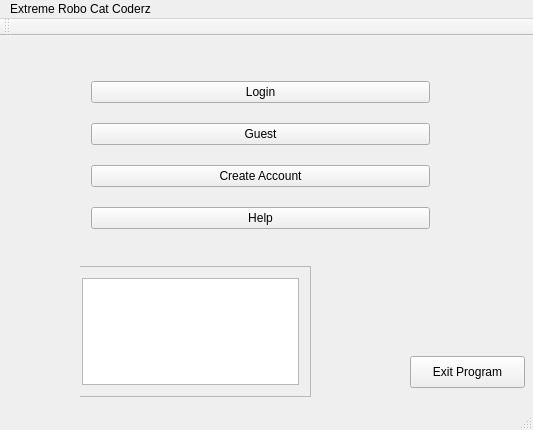
<?xml version="1.0" encoding="UTF-8"?>
<ui version="4.0">
 <class>MainProgramWindow</class>
 <widget class="QMainWindow" name="MainProgramWindow">
  <property name="geometry">
   <rect>
    <x>0</x>
    <y>0</y>
    <width>533</width>
    <height>430</height>
   </rect>
  </property>
  <property name="windowTitle">
   <string>MainProgramWindow</string>
  </property>
  <widget class="QWidget" name="centralWidget">
   <widget class="QPushButton" name="exitProgram">
    <property name="geometry">
     <rect>
      <x>410</x>
      <y>320</y>
      <width>115</width>
      <height>32</height>
     </rect>
    </property>
    <property name="text">
     <string>Exit Program</string>
    </property>
   </widget>
   <widget class="QWidget" name="MainMenu" native="true">
    <property name="geometry">
     <rect>
      <x>80</x>
      <y>20</y>
      <width>361</width>
      <height>201</height>
     </rect>
    </property>
    <layout class="QVBoxLayout" name="verticalLayout">
     <item>
      <widget class="QPushButton" name="pushButton_Login">
       <property name="text">
        <string>Login</string>
       </property>
      </widget>
     </item>
     <item>
      <widget class="QPushButton" name="pushButton_Guest">
       <property name="text">
        <string>Guest</string>
       </property>
      </widget>
     </item>
     <item>
      <widget class="QPushButton" name="pushButton_RequestBrochure_2">
       <property name="text">
        <string>Create Account</string>
       </property>
      </widget>
     </item>
     <item>
      <widget class="QPushButton" name="pushButton_Help">
       <property name="text">
        <string>Help</string>
       </property>
      </widget>
     </item>
    </layout>
   </widget>
   <widget class="QStackedWidget" name="stackedWidget">
    <property name="geometry">
     <rect>
      <x>80</x>
      <y>230</y>
      <width>311</width>
      <height>131</height>
     </rect>
    </property>
    <property name="currentIndex">
     <number>0</number>
    </property>
    <widget class="QWidget" name="page">
     <widget class="QScrollArea" name="scrollArea">
      <property name="geometry">
       <rect>
        <x>-10</x>
        <y>0</y>
        <width>241</width>
        <height>131</height>
       </rect>
      </property>
      <property name="widgetResizable">
       <bool>true</bool>
      </property>
      <widget class="QWidget" name="scrollAreaWidgetContents">
       <property name="geometry">
        <rect>
         <x>0</x>
         <y>0</y>
         <width>239</width>
         <height>129</height>
        </rect>
       </property>
       <layout class="QVBoxLayout" name="verticalLayout_2">
        <item>
         <widget class="QTextBrowser" name="tempDisplay"/>
        </item>
       </layout>
      </widget>
     </widget>
    </widget>
    <widget class="QWidget" name="page_2"/>
   </widget>
  </widget>
  <widget class="QMenuBar" name="menuBar">
   <property name="geometry">
    <rect>
     <x>0</x>
     <y>0</y>
     <width>533</width>
     <height>22</height>
    </rect>
   </property>
   <widget class="QMenu" name="menuExtreme_Robo_Cat_Coderz">
    <property name="title">
     <string>Extreme Robo Cat Coderz</string>
    </property>
    <addaction name="actionHelp"/>
    <addaction name="actionExit"/>
    <addaction name="actionHgh"/>
   </widget>
   <addaction name="menuExtreme_Robo_Cat_Coderz"/>
  </widget>
  <widget class="QToolBar" name="mainToolBar">
   <attribute name="toolBarArea">
    <enum>TopToolBarArea</enum>
   </attribute>
   <attribute name="toolBarBreak">
    <bool>false</bool>
   </attribute>
  </widget>
  <widget class="QStatusBar" name="statusBar"/>
  <action name="actionLog_In">
   <property name="text">
    <string>Log In</string>
   </property>
  </action>
  <action name="actionHelp">
   <property name="text">
    <string>Help</string>
   </property>
  </action>
  <action name="actionExit">
   <property name="text">
    <string>Exit</string>
   </property>
  </action>
  <action name="actionHgh">
   <property name="text">
    <string>hgh</string>
   </property>
  </action>
 </widget>
 <layoutdefault spacing="6" margin="11"/>
 <resources/>
 <connections/>
</ui>
